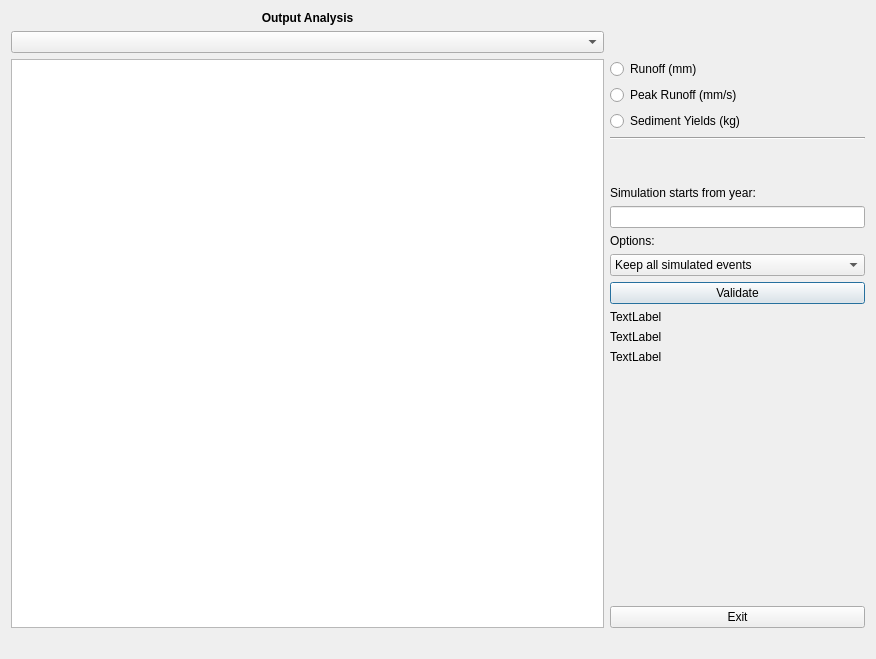
<?xml version="1.0" encoding="UTF-8"?>
<ui version="4.0">
 <class>AnalysisDialogBase</class>
 <widget class="QDialog" name="AnalysisDialogBase">
  <property name="geometry">
   <rect>
    <x>0</x>
    <y>0</y>
    <width>876</width>
    <height>659</height>
   </rect>
  </property>
  <property name="sizePolicy">
   <sizepolicy hsizetype="Preferred" vsizetype="Expanding">
    <horstretch>0</horstretch>
    <verstretch>0</verstretch>
   </sizepolicy>
  </property>
  <property name="windowTitle">
   <string>Analysis</string>
  </property>
  <layout class="QVBoxLayout" name="verticalLayout">
   <property name="sizeConstraint">
    <enum>QLayout::SetDefaultConstraint</enum>
   </property>
   <item>
    <layout class="QGridLayout" name="gridLayout">
     <item row="7" column="6">
      <spacer name="horizontalSpacer_2">
       <property name="orientation">
        <enum>Qt::Horizontal</enum>
       </property>
       <property name="sizeHint" stdset="0">
        <size>
         <width>40</width>
         <height>20</height>
        </size>
       </property>
      </spacer>
     </item>
     <item row="4" column="10">
      <layout class="QVBoxLayout" name="verticalLayout_2">
       <item>
        <widget class="QRadioButton" name="radioButton_runoff">
         <property name="text">
          <string>Runoff (mm)</string>
         </property>
         <property name="autoExclusive">
          <bool>true</bool>
         </property>
         <attribute name="buttonGroup">
          <string notr="true">buttonGroup</string>
         </attribute>
        </widget>
       </item>
       <item>
        <widget class="QRadioButton" name="radioButton_peak">
         <property name="text">
          <string>Peak Runoff (mm/s)</string>
         </property>
         <property name="autoExclusive">
          <bool>true</bool>
         </property>
         <attribute name="buttonGroup">
          <string notr="true">buttonGroup</string>
         </attribute>
        </widget>
       </item>
       <item>
        <widget class="QRadioButton" name="radioButton_sed">
         <property name="text">
          <string>Sediment Yields (kg)</string>
         </property>
         <property name="autoExclusive">
          <bool>true</bool>
         </property>
         <attribute name="buttonGroup">
          <string notr="true">buttonGroup</string>
         </attribute>
        </widget>
       </item>
       <item>
        <layout class="QVBoxLayout" name="verticalLayout_3">
         <item>
          <widget class="Line" name="line">
           <property name="orientation">
            <enum>Qt::Horizontal</enum>
           </property>
          </widget>
         </item>
         <item>
          <spacer name="verticalSpacer_2">
           <property name="orientation">
            <enum>Qt::Vertical</enum>
           </property>
           <property name="sizeHint" stdset="0">
            <size>
             <width>20</width>
             <height>40</height>
            </size>
           </property>
          </spacer>
         </item>
         <item>
          <widget class="QLabel" name="label_2">
           <property name="text">
            <string>Simulation starts from year:</string>
           </property>
          </widget>
         </item>
         <item>
          <widget class="QLineEdit" name="lineEdit_year"/>
         </item>
         <item>
          <widget class="QLabel" name="label_3">
           <property name="text">
            <string>Options:</string>
           </property>
          </widget>
         </item>
         <item>
          <widget class="QComboBox" name="comboBox_option">
           <item>
            <property name="text">
             <string>Keep all simulated events</string>
            </property>
           </item>
           <item>
            <property name="text">
             <string>Keep all observed events</string>
            </property>
           </item>
           <item>
            <property name="text">
             <string>Keep all events</string>
            </property>
           </item>
          </widget>
         </item>
         <item>
          <widget class="QPushButton" name="pushButton_vali">
           <property name="text">
            <string>Validate</string>
           </property>
          </widget>
         </item>
         <item>
          <widget class="QLabel" name="label_rsq">
           <property name="text">
            <string>TextLabel</string>
           </property>
          </widget>
         </item>
         <item>
          <widget class="QLabel" name="label_nse">
           <property name="text">
            <string>TextLabel</string>
           </property>
          </widget>
         </item>
         <item>
          <widget class="QLabel" name="label_line">
           <property name="text">
            <string>TextLabel</string>
           </property>
          </widget>
         </item>
        </layout>
       </item>
       <item>
        <spacer name="verticalSpacer_6">
         <property name="orientation">
          <enum>Qt::Vertical</enum>
         </property>
         <property name="sizeHint" stdset="0">
          <size>
           <width>20</width>
           <height>40</height>
          </size>
         </property>
        </spacer>
       </item>
       <item>
        <spacer name="verticalSpacer_5">
         <property name="orientation">
          <enum>Qt::Vertical</enum>
         </property>
         <property name="sizeHint" stdset="0">
          <size>
           <width>20</width>
           <height>40</height>
          </size>
         </property>
        </spacer>
       </item>
       <item>
        <spacer name="verticalSpacer_4">
         <property name="orientation">
          <enum>Qt::Vertical</enum>
         </property>
         <property name="sizeHint" stdset="0">
          <size>
           <width>20</width>
           <height>40</height>
          </size>
         </property>
        </spacer>
       </item>
       <item>
        <spacer name="verticalSpacer_3">
         <property name="orientation">
          <enum>Qt::Vertical</enum>
         </property>
         <property name="sizeHint" stdset="0">
          <size>
           <width>20</width>
           <height>40</height>
          </size>
         </property>
        </spacer>
       </item>
       <item>
        <spacer name="verticalSpacer">
         <property name="orientation">
          <enum>Qt::Vertical</enum>
         </property>
         <property name="sizeHint" stdset="0">
          <size>
           <width>20</width>
           <height>40</height>
          </size>
         </property>
        </spacer>
       </item>
       <item>
        <widget class="QPushButton" name="pushButton_exit">
         <property name="font">
          <font/>
         </property>
         <property name="text">
          <string>Exit</string>
         </property>
        </widget>
       </item>
      </layout>
     </item>
     <item row="0" column="0" colspan="9">
      <widget class="QLabel" name="label">
       <property name="font">
        <font>
         <pointsize>9</pointsize>
         <bold>true</bold>
        </font>
       </property>
       <property name="text">
        <string>Output Analysis</string>
       </property>
       <property name="alignment">
        <set>Qt::AlignCenter</set>
       </property>
      </widget>
     </item>
     <item row="4" column="0" colspan="9">
      <widget class="PlotWidget" name="graphicsView_analysis">
       <property name="sizeAdjustPolicy">
        <enum>QAbstractScrollArea::AdjustToContents</enum>
       </property>
       <property name="interactive">
        <bool>true</bool>
       </property>
       <property name="resizeAnchor">
        <enum>QGraphicsView::NoAnchor</enum>
       </property>
      </widget>
     </item>
     <item row="3" column="0" colspan="9">
      <widget class="QComboBox" name="comboBox_analysis"/>
     </item>
     <item row="7" column="7" colspan="2">
      <spacer name="horizontalSpacer">
       <property name="orientation">
        <enum>Qt::Horizontal</enum>
       </property>
       <property name="sizeHint" stdset="0">
        <size>
         <width>40</width>
         <height>20</height>
        </size>
       </property>
      </spacer>
     </item>
     <item row="7" column="3">
      <spacer name="horizontalSpacer_3">
       <property name="orientation">
        <enum>Qt::Horizontal</enum>
       </property>
       <property name="sizeHint" stdset="0">
        <size>
         <width>40</width>
         <height>20</height>
        </size>
       </property>
      </spacer>
     </item>
    </layout>
   </item>
  </layout>
 </widget>
 <customwidgets>
  <customwidget>
   <class>PlotWidget</class>
   <extends>QGraphicsView</extends>
   <header>pyqtgraph</header>
  </customwidget>
 </customwidgets>
 <resources/>
 <connections>
  <connection>
   <sender>pushButton_exit</sender>
   <signal>clicked()</signal>
   <receiver>AnalysisDialogBase</receiver>
   <slot>close()</slot>
   <hints>
    <hint type="sourcelabel">
     <x>192</x>
     <y>252</y>
    </hint>
    <hint type="destinationlabel">
     <x>129</x>
     <y>133</y>
    </hint>
   </hints>
  </connection>
 </connections>
 <buttongroups>
  <buttongroup name="buttonGroup">
   <property name="exclusive">
    <bool>true</bool>
   </property>
  </buttongroup>
 </buttongroups>
</ui>
